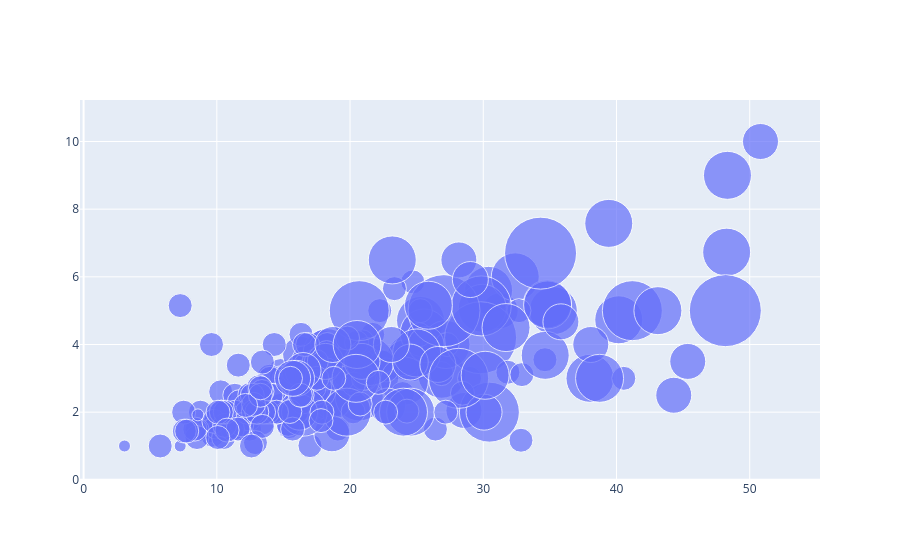

Source (notebook cell):
### Code cell
fig= go.Figure()
fig.add_trace(go.Scatter(x=tips.total_bill, y=tips.tip, mode= 'markers', marker_size=12*tips['size']))

### Figure 1 — Plotly figure (JSON) as saved in the notebook; plotly's stock layout.template omitted (floating-point values rounded to 4 significant figures; data arrays with more than 128 entries replaced by an {"elided": "..."} marker saying what was removed)
{"data": [{"marker": {"size": {"elided": "244 int values"}}, "mode": "markers", "type": "scatter", "x": {"elided": "244 float values"}, "y": {"elided": "244 float values"}}], "layout": {}}
